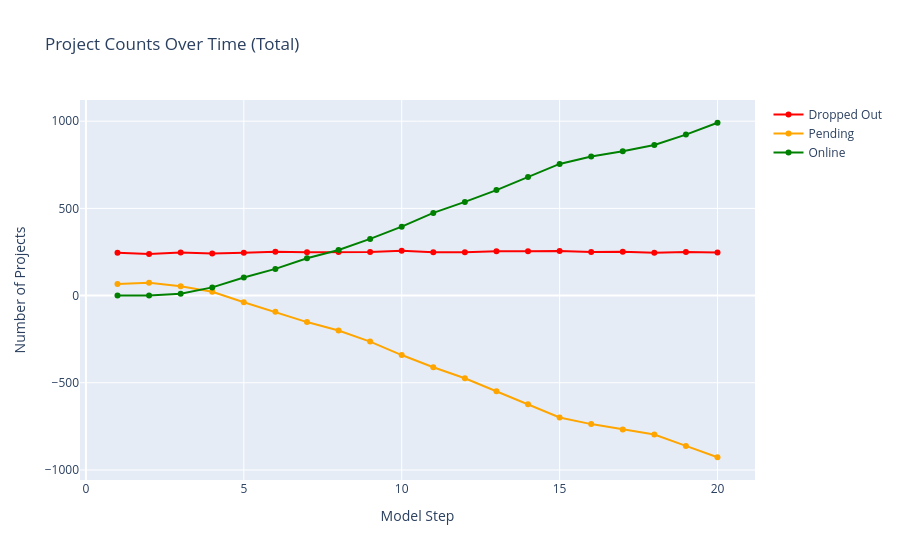
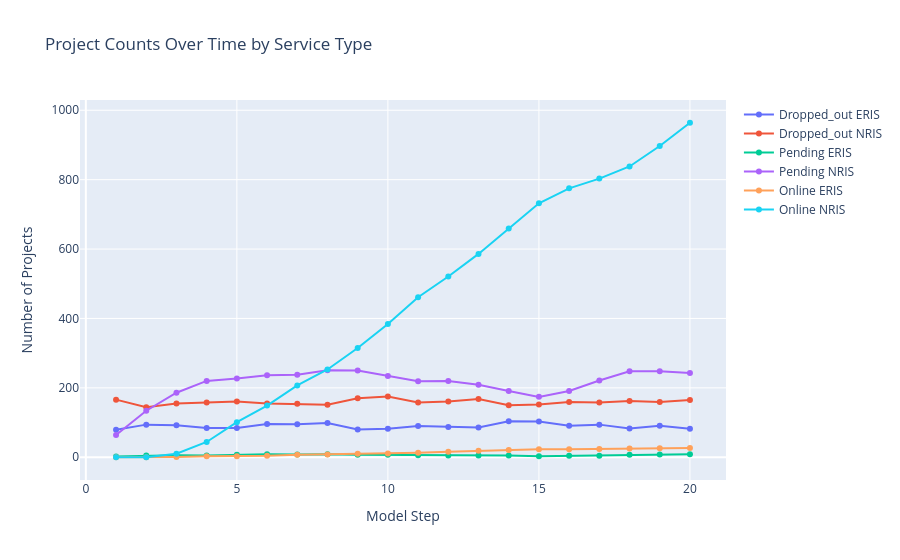
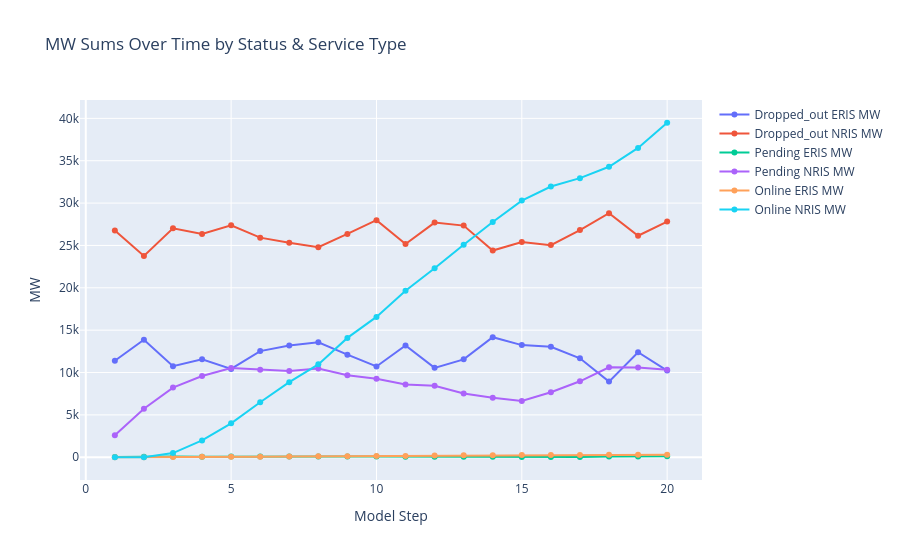
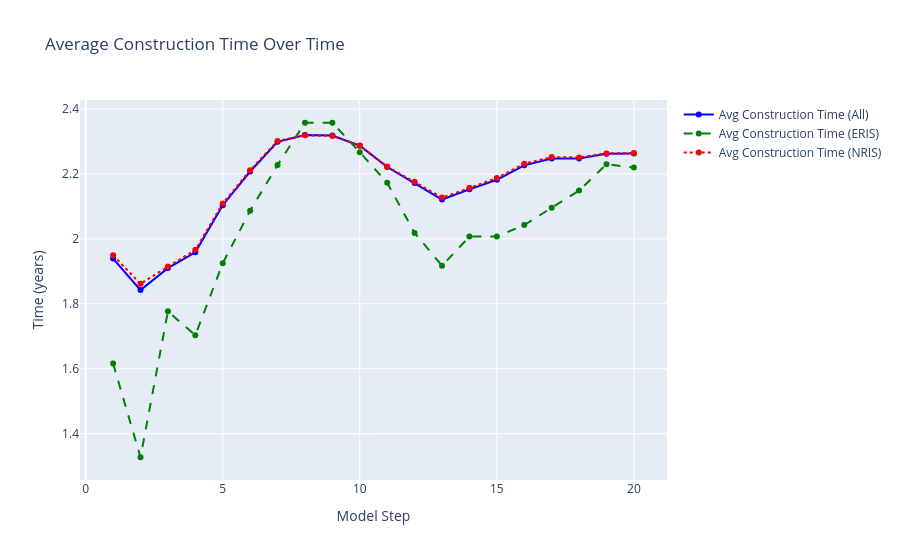

Here is the notebook cell these charts were saved with, in order:
### Markdown cell above
# System Plots

### Code cell
import pandas as pd
import plotly.graph_objects as go

# Load your CSV with model-level summaries
df = pd.read_csv("model_round_summary.csv")
loads = [
    832781, 874976, 923354, 978959, 1031851, 1099623, 1175225, 1248118,
    1279778, 1305481, 1328045, 1352954, 1366152, 1382541, 1397072, 1416841,
    1426536, 1440664, 1454597, 1473297, 1482068
]

# Growth percentages
growth = [
    4.8, 2.9, 5.1, 5.5, 6.0, 5.4, 6.6, 6.9, 6.2, 2.5,
    2.0, 1.7, 1.9, 1.0, 1.2, 1.1, 1.4, 0.7, 1.0, 1.0, 1.3
]

# Years starting from 2026
years = list(range(2026, 2026 + len(loads)))

# Make DataFrame
df_load = pd.DataFrame({
    "RTO": ["PJM RTO"] * len(loads),
    "Year": years,
    "Load": loads,
    "Growth (%)": growth
})

print(df_load)


# -------------------------------
# 1. Counts: dropped_out, pending, online (total)
fig_counts_total = go.Figure()
fig_counts_total.add_trace(go.Scatter(
    x=df['model_step'],
    y=df['dropped_out_count'],
    mode='lines+markers',
    name='Dropped Out',
    line=dict(color='red')
))
fig_counts_total.add_trace(go.Scatter(
    x=df['model_step'],
    y=df['pending_count'],
    mode='lines+markers',
    name='Pending',
    line=dict(color='orange')
))
fig_counts_total.add_trace(go.Scatter(
    x=df['model_step'],
    y=df['online_count'],
    mode='lines+markers',
    name='Online',
    line=dict(color='green')
))
fig_counts_total.update_layout(
    title="Project Counts Over Time (Total)",
    xaxis_title="Model Step",
    yaxis_title="Number of Projects"
)
fig_counts_total.show()

# -------------------------------
# 2. Counts by service type
status_types = ['dropped_out', 'pending', 'online']
service_types = ['eris', 'nris']

fig_counts_service = go.Figure()
for status in status_types:
    for service in service_types:
        col_name = f"{status}_{service}_count"
        fig_counts_service.add_trace(go.Scatter(
            x=df['model_step'],
            y=df[col_name],
            mode='lines+markers',
            name=f"{status.capitalize()} {service.upper()}",
        ))
fig_counts_service.update_layout(
    title="Project Counts Over Time by Service Type",
    xaxis_title="Model Step",
    yaxis_title="Number of Projects"
)
fig_counts_service.show()

# -------------------------------
# 3. MW by status & service type
fig_mw_service = go.Figure()
for status in status_types:
    for service in service_types:
        col_name = f"{status}_{service}_mw"
        fig_mw_service.add_trace(go.Scatter(
            x=df['model_step'],
            y=df[col_name],
            mode='lines+markers',
            name=f"{status.capitalize()} {service.upper()} MW",
        ))
fig_mw_service.update_layout(
    title="MW Sums Over Time by Status & Service Type",
    xaxis_title="Model Step",
    yaxis_title="MW"
)
fig_mw_service.show()

# -------------------------------

# -------------------------------
# 5. Construction Times
fig_construction = go.Figure()
fig_construction.add_trace(go.Scatter(
    x=df['model_step'],
    y=df['avg_construction_time'],
    mode='lines+markers',
    name='Avg Construction Time (All)',
    line=dict(color='blue')
))
fig_construction.add_trace(go.Scatter(
    x=df['model_step'],
    y=df['avg_construction_time_eris'],
    mode='lines+markers',
    name='Avg Construction Time (ERIS)',
    line=dict(color='green', dash='dash')
))
fig_construction.add_trace(go.Scatter(
    x=df['model_step'],
    y=df['avg_construction_time_nris'],
    mode='lines+markers',
    name='Avg Construction Time (NRIS)',
    line=dict(color='red', dash='dot')
))
fig_construction.update_layout(
    title="Average Construction Time Over Time",
    xaxis_title="Model Step",
    yaxis_title="Time (years)"
)
fig_construction.show()

# -------------------------------
# 6. Study Times
fig_study = go.Figure()
fig_study.add_trace(go.Scatter(
    x=df['model_step'],
    y=df['study_time_all'],
    mode='lines+markers',
    name='Avg Study Time (All)',
    line=dict(color='cyan')
))
fig_study.add_trace(go.Scatter(
    x=df['model_step'],
    y=df['study_time_eris'],
    mode='lines+markers',
    name='Avg Study Time (ERIS)',
    line=dict(color='lime', dash='dash')
))
fig_study.add_trace(go.Scatter(
    x=df['model_step'],
    y=df['study_time_nris'],
    mode='lines+markers',
    name='Avg Study Time (NRIS)',
    line=dict(color='magenta', dash='dot')
))
fig_study.update_layout(
    title="Average Study Time Over Time",
    xaxis_title="Model Step",
    yaxis_title="Time (years)"
)
fig_study.show()

# 7. Assigned Costs
fig_assigned_cost = go.Figure()
fig_assigned_cost.add_trace(go.Scatter(
    x=df['model_step'],
    y=df['nu_all_avg'],
    mode='lines+markers',
    name='Avg Assigned Cost (All)',
    line=dict(color='blue')
))
fig_assigned_cost.add_trace(go.Scatter(
    x=df['model_step'],
    y=df['nu_eris_avg'],
    mode='lines+markers',
    name='Avg Assigned Cost (ERIS)',
    line=dict(color='green', dash='dash')
))
fig_assigned_cost.add_trace(go.Scatter(
    x=df['model_step'],
    y=df['nu_nris_avg'],
    mode='lines+markers',
    name='Avg Assigned Cost (NRIS)',
    line=dict(color='red', dash='dot')
))
fig_assigned_cost.update_layout(
    title="Average Assigned Cost Per Round",
    xaxis_title="Model Step",
    yaxis_title="Cost (currency units)",  # adjust as needed
    template="plotly_white"
)
fig_assigned_cost.show()

#Capacity Price

fig_capacity = go.Figure()
fig_capacity.add_trace(go.Scatter(
    x=df['model_step'],
    y=df['capacity_price'],
    mode='lines',
    name='Capacity Price',
    line=dict(color='black')
))

fig_capacity.update_layout(
    title="Capacity Price Over Time",
    xaxis_title="Model Step",
    yaxis_title="$/MW-day",  # adjust as needed
    template="plotly_white"
)
fig_capacity.show()

#SMEC
fig_smec = go.Figure()
fig_smec.add_trace(go.Scatter(
    x=df['model_step'],
    y=df['system_marginal_energy_price'],
    mode='lines+markers',
    name='SMEC',
    line=dict(color='blue')
))

fig_smec.update_layout(
    title="SMEC Over Time",
    xaxis_title="Model Step",
    yaxis_title="$/MWh",  # adjust as needed
    template="plotly_white"
)
fig_smec.show()
import plotly.graph_objects as go

# Assuming installed capacity is sum of online MWs per step
df['installed_capacity'] = df['online_eris_mw'] + df['online_nris_mw']
import plotly.graph_objects as go
import pandas as pd

# Example installed capacity from your df
df['installed_capacity'] = df['online_eris_mw'] + df['online_nris_mw']

# Convert load to GWh
loads_gwh = [x / 1000 for x in loads]

# Years corresponding to the load
years = list(range(2026, 2026 + len(loads_gwh)))

# Make figure
fig_load_capacity = go.Figure()

# Plot installed capacity
fig_load_capacity.add_trace(go.Scatter(
    x=years,
    y=df['installed_capacity'][:len(years)],
    mode='lines+markers',
    name='Installed Capacity (MW)',
    line=dict(color='blue')
))

# Plot load in GWh
fig_load_capacity.add_trace(go.Scatter(
    x=years,
    y=loads_gwh,
    mode='lines+markers',
    name='Load (GWh)',
    line=dict(color='red'),
    yaxis='y2'
))

# Add secondary y-axis
fig_load_capacity.update_layout(
    title="Installed Capacity vs Load (GWh)",
    xaxis_title="Year",
    yaxis=dict(title="Installed Capacity (MW)", side="left"),
    yaxis2=dict(title="Load (GWh)", overlaying='y', side='right'),
    template="plotly_white"
)

fig_load_capacity.show()

### Figure 1 — Plotly figure (JSON) as saved in the notebook; plotly's stock layout.template omitted (floating-point values rounded to 4 significant figures)
{"data": [{"line": {"color": "red"}, "mode": "lines+markers", "name": "Dropped Out", "type": "scatter", "x": [1, 2, 3, 4, 5, 6, 7, 8, 9, 10, 11, 12, 13, 14, 15, 16, 17, 18, 19, 20], "y": [245, 238, 247, 242, 245, 251, 249, 250, 250, 257, 248, 248, 254, 254, 255, 250, 252, 245, 250, 247]}, {"line": {"color": "orange"}, "mode": "lines+markers", "name": "Pending", "type": "scatter", "x": [1, 2, 3, 4, 5, 6, 7, 8, 9, 10, 11, 12, 13, 14, 15, 16, 17, 18, 19, 20], "y": [66, 73, 53, 22, -38, -93, -152, -200, -264, -341, -411, -474, -548, -623, -699, -737, -768, -797, -862, -927]}, {"line": {"color": "green"}, "mode": "lines+markers", "name": "Online", "type": "scatter", "x": [1, 2, 3, 4, 5, 6, 7, 8, 9, 10, 11, 12, 13, 14, 15, 16, 17, 18, 19, 20], "y": [0, 0, 11, 47, 104, 153, 214, 261, 325, 395, 474, 537, 605, 680, 755, 798, 827, 863, 923, 991]}], "layout": {"title": {"text": "Project Counts Over Time (Total)"}, "xaxis": {"title": {"text": "Model Step"}}, "yaxis": {"title": {"text": "Number of Projects"}}}}

### Figure 2 — Plotly figure (JSON) as saved in the notebook; plotly's stock layout.template omitted (floating-point values rounded to 4 significant figures)
{"data": [{"mode": "lines+markers", "name": "Dropped_out ERIS", "type": "scatter", "x": [1, 2, 3, 4, 5, 6, 7, 8, 9, 10, 11, 12, 13, 14, 15, 16, 17, 18, 19, 20], "y": [79, 94, 92, 84, 84, 96, 95, 99, 80, 82, 90, 87, 86, 104, 103, 91, 94, 83, 91, 82]}, {"mode": "lines+markers", "name": "Dropped_out NRIS", "type": "scatter", "x": [1, 2, 3, 4, 5, 6, 7, 8, 9, 10, 11, 12, 13, 14, 15, 16, 17, 18, 19, 20], "y": [166, 144, 155, 158, 161, 155, 154, 151, 170, 175, 158, 161, 168, 150, 152, 159, 158, 162, 159, 165]}, {"mode": "lines+markers", "name": "Pending ERIS", "type": "scatter", "x": [1, 2, 3, 4, 5, 6, 7, 8, 9, 10, 11, 12, 13, 14, 15, 16, 17, 18, 19, 20], "y": [2, 5, 6, 5, 7, 9, 8, 9, 7, 7, 6, 5, 5, 5, 3, 4, 4, 7, 8, 9]}, {"mode": "lines+markers", "name": "Pending NRIS", "type": "scatter", "x": [1, 2, 3, 4, 5, 6, 7, 8, 9, 10, 11, 12, 13, 14, 15, 16, 17, 18, 19, 20], "y": [64, 134, 186, 220, 227, 236, 238, 251, 250, 234, 219, 220, 209, 191, 174, 191, 221, 248, 248, 243]}, {"mode": "lines+markers", "name": "Online ERIS", "type": "scatter", "x": [1, 2, 3, 4, 5, 6, 7, 8, 9, 10, 11, 12, 13, 14, 15, 16, 17, 18, 19, 20], "y": [0, 0, 1, 3, 3, 4, 7, 8, 10, 11, 13, 16, 19, 21, 23, 23, 24, 25, 26, 27]}, {"mode": "lines+markers", "name": "Online NRIS", "type": "scatter", "x": [1, 2, 3, 4, 5, 6, 7, 8, 9, 10, 11, 12, 13, 14, 15, 16, 17, 18, 19, 20], "y": [0, 0, 10, 44, 101, 149, 207, 253, 315, 384, 461, 521, 586, 659, 732, 775, 803, 838, 897, 964]}], "layout": {"title": {"text": "Project Counts Over Time by Service Type"}, "xaxis": {"title": {"text": "Model Step"}}, "yaxis": {"title": {"text": "Number of Projects"}}}}

### Figure 3 — Plotly figure (JSON) as saved in the notebook; plotly's stock layout.template omitted (floating-point values rounded to 4 significant figures)
{"data": [{"mode": "lines+markers", "name": "Dropped_out ERIS MW", "type": "scatter", "x": [1, 2, 3, 4, 5, 6, 7, 8, 9, 10, 11, 12, 13, 14, 15, 16, 17, 18, 19, 20], "y": [11380.0, 13870.0, 10750.0, 11570.0, 10430.0, 12530.0, 13200.0, 13570.0, 12110.0, 10720.0, 13190.0, 10550.0, 11560.0, 14170.0, 13240.0, 13050.0, 11690.0, 8929.0, 12400.0, 10240.0]}, {"mode": "lines+markers", "name": "Dropped_out NRIS MW", "type": "scatter", "x": [1, 2, 3, 4, 5, 6, 7, 8, 9, 10, 11, 12, 13, 14, 15, 16, 17, 18, 19, 20], "y": [26760.0, 23760.0, 27020.0, 26340.0, 27380.0, 25920.0, 25330.0, 24800.0, 26360.0, 27980.0, 25170.0, 27690.0, 27340.0, 24390.0, 25410.0, 25040.0, 26810.0, 28810.0, 26140.0, 27820.0]}, {"mode": "lines+markers", "name": "Pending ERIS MW", "type": "scatter", "x": [1, 2, 3, 4, 5, 6, 7, 8, 9, 10, 11, 12, 13, 14, 15, 16, 17, 18, 19, 20], "y": [31.0, 73.0, 75.0, 55.0, 77.0, 99.0, 88.0, 99.0, 77.0, 77.0, 66.0, 55.0, 52.4, 49.8, 27.8, 38.8, 41.4, 85.4, 99.0, 121.0]}, {"mode": "lines+markers", "name": "Pending NRIS MW", "type": "scatter", "x": [1, 2, 3, 4, 5, 6, 7, 8, 9, 10, 11, 12, 13, 14, 15, 16, 17, 18, 19, 20], "y": [2604.0, 5718.0, 8222.0, 9594.0, 10530.0, 10340.0, 10190.0, 10480.0, 9669.0, 9265.0, 8581.0, 8450.0, 7523.0, 7036.0, 6654.0, 7672.0, 8964.0, 10610.0, 10610.0, 10330.0]}, {"mode": "lines+markers", "name": "Online ERIS MW", "type": "scatter", "x": [1, 2, 3, 4, 5, 6, 7, 8, 9, 10, 11, 12, 13, 14, 15, 16, 17, 18, 19, 20], "y": [0.0, 0.0, 20.0, 51.0, 51.0, 62.0, 95.0, 106.0, 128.0, 139.0, 161.0, 194.0, 227.0, 249.0, 271.0, 271.0, 279.4, 290.4, 298.8, 309.8]}, {"mode": "lines+markers", "name": "Online NRIS MW", "type": "scatter", "x": [1, 2, 3, 4, 5, 6, 7, 8, 9, 10, 11, 12, 13, 14, 15, 16, 17, 18, 19, 20], "y": [0.0, 0.0, 490.2, 1980.0, 4004.0, 6493.0, 8867.0, 10960.0, 14090.0, 16570.0, 19660.0, 22310.0, 25090.0, 27770.0, 30290.0, 31960.0, 32940.0, 34290.0, 36510.0, 39480.0]}], "layout": {"title": {"text": "MW Sums Over Time by Status & Service Type"}, "xaxis": {"title": {"text": "Model Step"}}, "yaxis": {"title": {"text": "MW"}}}}

### Figure 4 — Plotly figure (JSON) as saved in the notebook; plotly's stock layout.template omitted (floating-point values rounded to 4 significant figures)
{"data": [{"line": {"color": "blue"}, "mode": "lines+markers", "name": "Avg Construction Time (All)", "type": "scatter", "x": [1, 2, 3, 4, 5, 6, 7, 8, 9, 10, 11, 12, 13, 14, 15, 16, 17, 18, 19, 20], "y": [1.939, 1.842, 1.91, 1.958, 2.104, 2.207, 2.299, 2.32, 2.318, 2.287, 2.221, 2.172, 2.121, 2.153, 2.182, 2.226, 2.248, 2.248, 2.262, 2.263]}, {"line": {"color": "green", "dash": "dash"}, "mode": "lines+markers", "name": "Avg Construction Time (ERIS)", "type": "scatter", "x": [1, 2, 3, 4, 5, 6, 7, 8, 9, 10, 11, 12, 13, 14, 15, 16, 17, 18, 19, 20], "y": [1.616, 1.327, 1.777, 1.703, 1.925, 2.087, 2.227, 2.358, 2.358, 2.267, 2.173, 2.018, 1.917, 2.007, 2.007, 2.043, 2.096, 2.149, 2.23, 2.22]}, {"line": {"color": "red", "dash": "dot"}, "mode": "lines+markers", "name": "Avg Construction Time (NRIS)", "type": "scatter", "x": [1, 2, 3, 4, 5, 6, 7, 8, 9, 10, 11, 12, 13, 14, 15, 16, 17, 18, 19, 20], "y": [1.949, 1.861, 1.915, 1.966, 2.109, 2.211, 2.301, 2.319, 2.317, 2.287, 2.223, 2.176, 2.127, 2.157, 2.187, 2.232, 2.252, 2.251, 2.263, 2.264]}], "layout": {"title": {"text": "Average Construction Time Over Time"}, "xaxis": {"title": {"text": "Model Step"}}, "yaxis": {"title": {"text": "Time (years)"}}}}
